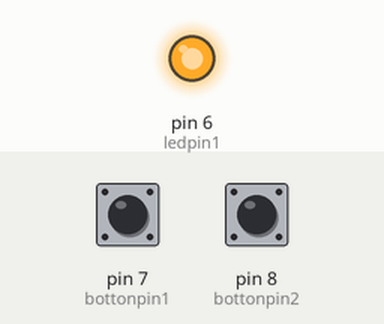
This sketch was run on a simulated Arduino Uno, built with avr-gcc and run on an emulated ATmega328P. On the bench: output pins drawn as LEDs (lit = HIGH). Inputs (shaded band) come from the test bench; at power-on: pin 7 (bottonpin1) LOW, pin 8 (bottonpin2) LOW.

Above: at 0.1 s.
At 1.1 s:
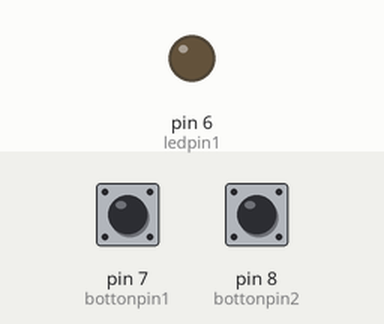
Timing chart, 0 to 2.6 s (numbered marks = the images above):
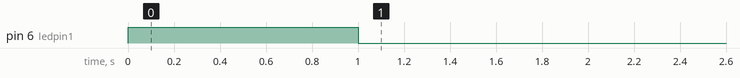

The sketch:

ex_2_examen.ino
```cpp
//Javier Reverte
//19/03/21
//con dos botones se necesita que el led se encienda durante 1 segundo una unica vez despues de conectar el arduinio, despues necesito que el led se encienda si pulso uno de los botones en el otro caso estara apagado
int ledpin1 = 6;
int bottonpin1 = 7;
int bottonpin2 = 8;


void setup() {
 pinMode(ledpin1, OUTPUT);
pinMode(bottonpin1, INPUT);
pinMode(bottonpin2, INPUT);

 digitalWrite(ledpin1, HIGH);
 delay(1000);
 digitalWrite(ledpin1, LOW);
 delay(500);

}

void loop() {
  if (digitalRead(bottonpin1) == HIGH) {
digitalWrite(ledpin1, HIGH);

}
else if (digitalRead(bottonpin2) == HIGH) {
digitalWrite(ledpin1, HIGH);
}

}
```
